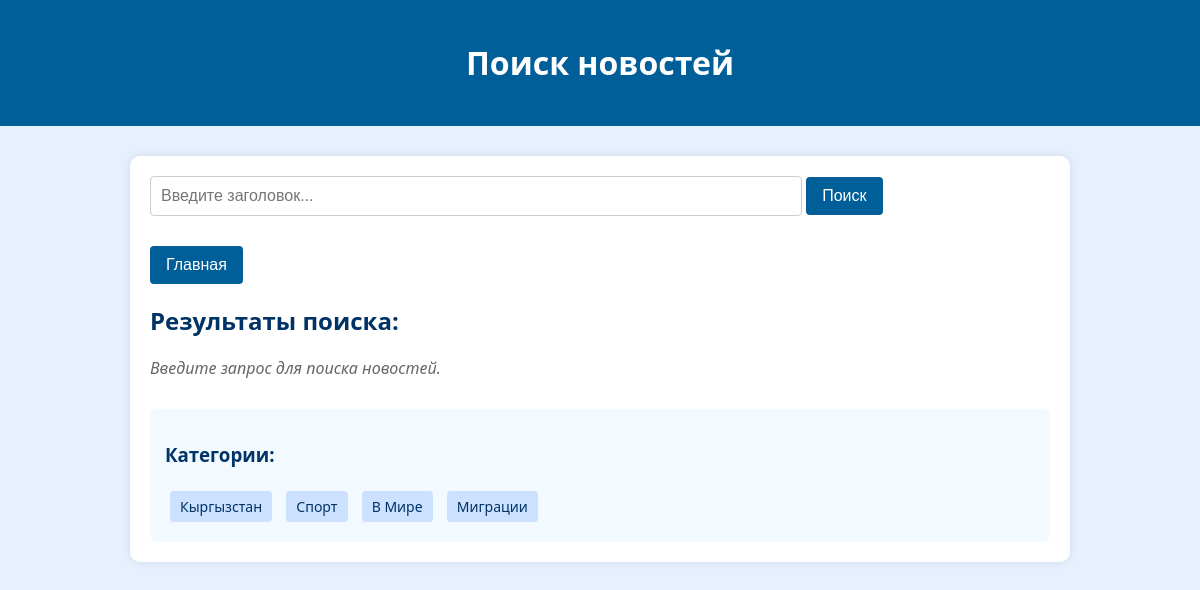
The page /result_serch/ on the database its author committed.
### new/models.py (models this page shows, shortened)
class Category(models.Model):
    name = models.CharField(max_length=100, verbose_name='Название категории')
    slug = models.SlugField(max_length=50)

### new/views.py (the view)
# urls.py: path('result_serch/', views.result_serch, name='result_serch'),
def result_serch(request):
    query = request.GET.get('q')
    result = NewArticle.objects.filter(title__icontains=query) if query else []
    news = NewArticle.objects.all()
    categories = Category.objects.all()
    context = {
        'categories': categories,
        'news': news,
        'result': result,
        'query': query,
    }
    return render(request, 'new/result_serch.html', context)

### new/templates/new/result_serch.html (shortened to what this page needs)
<!DOCTYPE html>
<html lang="ru">
<head>
</head>
<body>
<header>
    <h1>Поиск новостей</h1>
</header>
<div class="container">
    <form method="get" action="{% url 'new:result_serch' %}">
        <input type="text" name="q" placeholder="Введите заголовок..." value="{{ query|default_if_none:'' }}">
        <button type="submit">Поиск</button>
    </form>
    <a href="{% url 'new:home' %}"><button >Главная</button></a>
    <h2>Результаты поиска:</h2>
    {% if query %}
        {% if result %}
            {% for article in result %}
                <div class="article">
                    <h3>{{ article.title }}</h3>
                    <p>{{ article.content|truncatewords:30 }}</p>
                    <a href="{% url 'new:detail' article.pk %}" class="read-more-btn">Читать далее</a>
                </div>
            {% endfor %}
        {% else %}
            <p class="no-results">По запросу "{{ query }}" ничего не найдено.</p>
        {% endif %}
    {% else %}
        <p class="no-results">Введите запрос для поиска новостей.</p>
    {% endif %}
    <div class="categories">
        <h3>Категории:</h3>
        {% for category in categories %}
            <span class="category">{{ category.name }}</span>
        {% endfor %}
    </div>
</div>
</body>
</html>

### new/templates/new/result_serch.html (style rules this page uses)
body { font-family: 'Segoe UI', Tahoma, Geneva, Verdana, sans-serif; background-color: #e6f0ff; color: #003366; margin: 0; padding: 0; }
header { background-color: #005f99; padding: 20px; text-align: center; color: white; }
.container { max-width: 900px; margin: 30px auto; padding: 20px; background-color: #fff; border-radius: 10px; box-shadow: 0 0 10px rgba(0, 0, 0, 0.1); }
form { margin-bottom: 30px; }
input[type="text"] { width: 70%; padding: 10px; border: 1px solid #ccc; border-radius: 4px; font-size: 16px; }
button { background-color: #005f99; color: white; padding: 10px 16px; border: none; border-radius: 4px; font-size: 16px; cursor: pointer; }
.categories { margin-top: 30px; background-color: #f2f9ff; padding: 15px; border-radius: 8px; }
.category { display: inline-block; background-color: #cce0ff; color: #003366; padding: 6px 10px; margin: 5px; border-radius: 4px; font-size: 14px; }
.no-results { font-style: italic; color: #666; }

### rows shown on the page
Category: name "Кыргызстан"
Category: name "Спорт"
Category: name "В Мире"
Category: name "Миграции"
